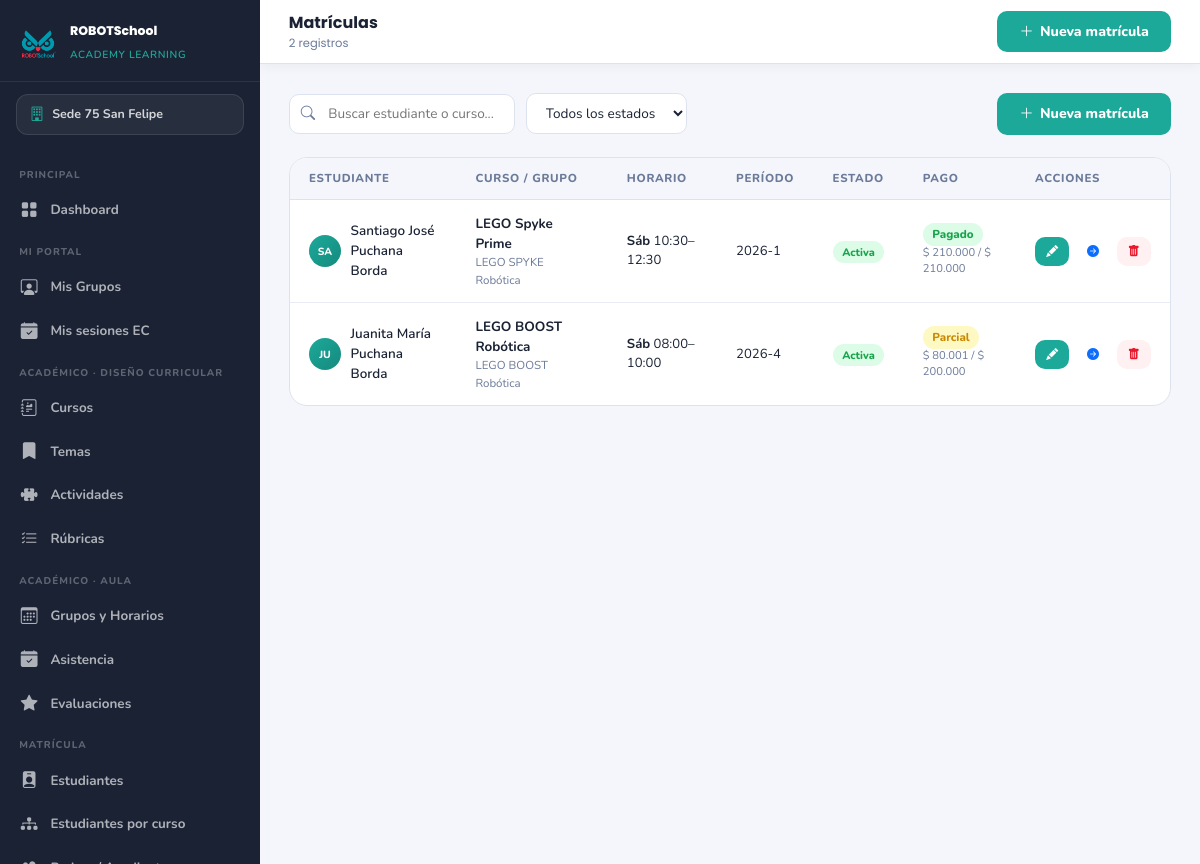
The page /modulos/matriculas/index.php (signed in) on the database its author committed.
### tables this page shows
CREATE TABLE `sedes` (
  `id` int(10) UNSIGNED NOT NULL,
  `nombre` varchar(100) NOT NULL,
  `ciudad` varchar(80) NOT NULL,
  `direccion` varchar(150) NOT NULL,
  `telefono` varchar(20) DEFAULT NULL,
  `email` varchar(100) DEFAULT NULL,
  `activa` tinyint(1) NOT NULL DEFAULT 1,
  `created_at` datetime NOT NULL DEFAULT current_timestamp()
);

CREATE TABLE `matriculas` (
  `id` int(10) UNSIGNED NOT NULL,
  `estudiante_id` int(10) UNSIGNED NOT NULL,
  `grupo_id` int(10) UNSIGNED NOT NULL,
  `sede_id` int(10) UNSIGNED NOT NULL,
  `estado` enum('pre_inscrito','activa','retirada','finalizada','suspendida') NOT NULL DEFAULT 'pre_inscrito',
  `periodo` varchar(20) NOT NULL COMMENT 'Ej: 2026-1, 2026-2',
  `fecha_matricula` datetime NOT NULL DEFAULT current_timestamp(),
  `observaciones` text DEFAULT NULL,
  `created_at` datetime NOT NULL DEFAULT current_timestamp(),
  `updated_at` datetime NOT NULL DEFAULT current_timestamp() ON UPDATE current_timestamp()
);

CREATE TABLE `estudiantes` (
  `id` int(10) UNSIGNED NOT NULL,
  `padre_id` int(10) UNSIGNED NOT NULL,
  `sede_id` int(10) UNSIGNED NOT NULL,
  `nombre_completo` varchar(150) NOT NULL,
  `tipo_doc` enum('TI','RC','PP','CE') NOT NULL DEFAULT 'TI',
  `numero_doc` varchar(30) DEFAULT NULL,
  `fecha_nacimiento` date NOT NULL,
  `genero` enum('masculino','femenino','otro','prefiero_no_decir') NOT NULL DEFAULT 'prefiero_no_decir',
  `colegio` varchar(150) DEFAULT NULL,
  `grado` varchar(30) DEFAULT NULL,
  `eps` varchar(100) DEFAULT NULL,
  `grupo_sanguineo` varchar(10) DEFAULT NULL,
  `seguro_estudiantil` varchar(150) DEFAULT NULL,
  `alergias` text DEFAULT NULL,
  `observaciones` text DEFAULT NULL,
  `avatar` varchar(255) DEFAULT NULL COMMENT 'Ruta relativa en /uploads/estudiantes/',
  `activo` tinyint(1) NOT NULL DEFAULT 1,
  `created_at` datetime NOT NULL DEFAULT current_timestamp(),
  `updated_at` datetime NOT NULL DEFAULT current_timestamp() ON UPDATE current_timestamp()
);

CREATE TABLE `cursos` (
  `id` int(10) UNSIGNED NOT NULL,
  `nombre` varchar(150) NOT NULL,
  `imagen` varchar(255) DEFAULT NULL COMMENT 'Ruta relativa en /uploads/cursos/',
  `introduccion` text DEFAULT NULL,
  `objetivos` text DEFAULT NULL,
  `edad_min` tinyint(3) UNSIGNED DEFAULT NULL,
  `edad_max` tinyint(3) UNSIGNED DEFAULT NULL,
  `valor` decimal(10,2) NOT NULL DEFAULT 0.00,
  `tipo_valor` enum('mensual','semestral') NOT NULL DEFAULT 'mensual',
  `cupo_maximo` int(10) UNSIGNED NOT NULL DEFAULT 20,
  `publicado` tinyint(1) NOT NULL DEFAULT 0,
  `orden` int(10) UNSIGNED NOT NULL DEFAULT 0,
  `created_at` datetime NOT NULL DEFAULT current_timestamp(),
  `updated_at` datetime NOT NULL DEFAULT current_timestamp() ON UPDATE current_timestamp()
);

CREATE TABLE `grupos` (
  `id` int(10) UNSIGNED NOT NULL,
  `curso_id` int(10) UNSIGNED NOT NULL,
  `sede_id` int(10) UNSIGNED NOT NULL,
  `nombre` varchar(100) NOT NULL COMMENT 'Ej: Grupo Sábado S1',
  `dia_semana` enum('lunes','martes','miercoles','jueves','viernes','sabado','domingo') NOT NULL,
  `hora_inicio` time NOT NULL,
  `hora_fin` time NOT NULL,
  `modalidad` enum('presencial','virtual','hibrida') NOT NULL DEFAULT 'presencial',
  `cupo_equipos` int(10) UNSIGNED DEFAULT NULL COMMENT 'Calculado por equipos asignados',
  `cupo_aula` int(10) UNSIGNED DEFAULT NULL COMMENT 'Capacidad física del aula',
  `cupo_admin` int(10) UNSIGNED DEFAULT NULL COMMENT 'Límite manual del admin',
  `cupo_real` int(10) UNSIGNED NOT NULL DEFAULT 0 COMMENT 'MIN de los tres anteriores — calculado',
  `periodo` varchar(20) NOT NULL COMMENT 'Ej: 2026-1',
  `fecha_inicio` date DEFAULT NULL,
  `fecha_fin` date DEFAULT NULL,
  `activo` tinyint(1) NOT NULL DEFAULT 1,
  `created_at` datetime NOT NULL DEFAULT current_timestamp(),
  `updated_at` datetime NOT NULL DEFAULT current_timestamp() ON UPDATE current_timestamp()
);

CREATE TABLE `pagos` (
  `id` int(10) UNSIGNED NOT NULL,
  `matricula_id` int(10) UNSIGNED NOT NULL,
  `padre_id` int(10) UNSIGNED NOT NULL,
  `valor_total` decimal(10,2) NOT NULL,
  `valor_pagado` decimal(10,2) NOT NULL DEFAULT 0.00,
  `estado` enum('pendiente','parcial','pagado','vencido','exonerado') NOT NULL DEFAULT 'pendiente',
  `fecha_limite` date DEFAULT NULL,
  `observaciones` text DEFAULT NULL,
  `created_at` datetime NOT NULL DEFAULT current_timestamp(),
  `updated_at` datetime NOT NULL DEFAULT current_timestamp() ON UPDATE current_timestamp()
);

### config/config.php (called while the page is built, shortened)
<?php
function h($str) {
    return htmlspecialchars($str ?? '', ENT_QUOTES, 'UTF-8');
}
function formatCOP($valor) {
    return '$ ' . number_format($valor, 0, ',', '.');
}

### modulos/matriculas/index.php (the view, shortened to what this page needs)
<?php
require_once __DIR__ . '/../../config/config.php';
require_once ROOT . '/config/auth.php';
$menu_activo = 'matriculas';
$sede_filtro = getSedeFiltro();
$buscar      = trim($_GET['buscar'] ?? '');
$where  = ['1=1'];
$params = [];
if ($sede_filtro) { $where[] = 'm.sede_id = ?'; $params[] = $sede_filtro; }
$matriculas = $pdo->prepare("
    SELECT m.*, e.nombre_completo AS estudiante, e.avatar,
        c.nombre AS curso, g.nombre AS grupo,
        g.dia_semana, g.hora_inicio, g.hora_fin,
        s.nombre AS sede_nombre,
        p.estado AS pago_estado, p.valor_total, p.valor_pagado
    FROM matriculas m
    JOIN estudiantes e ON e.id = m.estudiante_id
    JOIN grupos g ON g.id = m.grupo_id
    JOIN cursos c ON c.id = g.curso_id
    JOIN sedes  s ON s.id = m.sede_id
    LEFT JOIN pagos p ON p.matricula_id = m.id
    WHERE " . implode(' AND ', $where) . "
    ORDER BY m.created_at DESC
");
$matriculas->execute($params);
$matriculas = $matriculas->fetchAll();
$estados = ['pre_inscrito'=>'Pre-inscrito','activa'=>'Activa','retirada'=>'Retirada','finalizada'=>'Finalizada','suspendida'=>'Suspendida'];
$dias    = ['lunes'=>'Lun','martes'=>'Mar','miercoles'=>'Mi&eacute;','jueves'=>'Jue','viernes'=>'Vie','sabado'=>'S&aacute;b','domingo'=>'Dom'];
require_once ROOT . '/includes/head.php';
require_once ROOT . '/includes/sidebar.php';
?>
<header class="main-header">
  <div class="header-title">
    Matr&iacute;culas <small><?= count($matriculas) ?> registros</small>
  </div>
  <a href="<?= $U ?>modulos/matriculas/form.php" class="btn-rsal-primary">
    <i class="bi bi-plus-lg"></i> Nueva matr&iacute;cula
  </a>
</header>
<main class="main-content">
  <div class="toolbar">
    <div class="toolbar-left">
      <form method="GET" style="display:contents;">
        <div class="search-box">
          <i class="bi bi-search"></i>
          <input type="text" name="buscar" placeholder="Buscar estudiante o curso..."
                 value="<?= h($buscar) ?>" onchange="this.form.submit()"/>
        </div>
        <select name="estado" class="filter-select" onchange="this.form.submit()">
          <option value="">Todos los estados</option>
        </select>
      </form>
    </div>
    <a href="<?= $U ?>modulos/matriculas/form.php" class="btn-rsal-primary">
      <i class="bi bi-plus-lg"></i> Nueva matr&iacute;cula
    </a>
  </div>
  <?php if (empty($matriculas)): ?>
    <div class="empty-state">
      <i class="bi bi-clipboard2-x"></i>
      <h3>No hay matr&iacute;culas registradas</h3>
      <p>Crea la primera matr&iacute;cula asignando un estudiante a un grupo.</p>
      <a href="<?= $U ?>modulos/matriculas/form.php" class="btn-rsal-primary">
        <i class="bi bi-plus-lg"></i> Nueva matr&iacute;cula
      </a>
    </div>
  <?php else: ?>
    <div class="card-rsal" style="padding:0;overflow:hidden;margin:0;">
      <table class="table-rsal">
        <thead>
          <tr>
            <th>Estudiante</th>
            <th>Curso / Grupo</th>
            <th>Horario</th>
            <th>Per&iacute;odo</th>
            <th>Estado</th>
            <th>Pago</th>
            <th>Acciones</th>
          </tr>
        </thead>
        <tbody>
          <?php foreach ($matriculas as $m):
            $est_class = ['activa'=>'be-activa','pre_inscrito'=>'be-pre','retirada'=>'be-inactiva',
                          'finalizada'=>'be-inactiva','suspendida'=>'be-vencido'][$m['estado']] ?? 'be-inactiva';
            $pago_class = ['pagado'=>'sem-verde','parcial'=>'sem-amarillo',
                           'vencido'=>'sem-rojo','pendiente'=>'sem-amarillo'][$m['pago_estado']??''] ?? '';
          ?>
          <tr>
            <td>
              <div style="display:flex;align-items:center;gap:.6rem;">
                <?php if ($m['avatar'] && file_exists(ROOT.'/uploads/estudiantes/'.$m['avatar'])): ?>
                  <img src="<?= $U ?>uploads/estudiantes/<?= h($m['avatar']) ?>"
                       style="width:32px;height:32px;border-radius:50%;object-fit:cover;flex-shrink:0;"/>
                <?php else: ?>
                  <div style="width:32px;height:32px;border-radius:50%;background:linear-gradient(135deg,var(--teal),var(--teal-d));display:flex;align-items:center;justify-content:center;font-size:.65rem;font-weight:800;color:#fff;flex-shrink:0;">
                    <?= strtoupper(substr($m['estudiante'],0,2)) ?>
                  </div>
                <?php endif; ?>
                <span style="font-size:.84rem;font-weight:600;"><?= h($m['estudiante']) ?></span>
              </div>
            </td>
            <td>
              <div style="font-weight:700;font-size:.84rem;"><?= h($m['curso']) ?></div>
              <div style="font-size:.72rem;color:var(--muted);"><?= h($m['grupo']) ?></div>
            </td>
            <td style="font-size:.82rem;">
              <strong><?= $dias[$m['dia_semana']]??$m['dia_semana'] ?></strong>
              <?= substr($m['hora_inicio'],0,5) ?>&ndash;<?= substr($m['hora_fin'],0,5) ?>
            </td>
            <td style="font-size:.82rem;"><?= h($m['periodo']) ?></td>
            <td><span class="badge-estado <?= $est_class ?>"><?= $estados[$m['estado']]??$m['estado'] ?></span></td>
            <td>
              <?php if ($m['pago_estado']): ?>
                <span class="<?= $pago_class ?>"><?= ucfirst($m['pago_estado']) ?></span>
                <?php if ($m['valor_total'] > 0): ?>
                  <div style="font-size:.7rem;color:var(--muted);">
                    <?= formatCOP($m['valor_pagado']) ?> / <?= formatCOP($m['valor_total']) ?>
                  </div>
                <?php endif; ?>
              <?php else: ?>
                <span style="color:var(--muted);font-size:.75rem;">&mdash;</span>
              <?php endif; ?>
            </td>
            <td>
              <div style="display:flex;gap:.4rem;">
                <a href="<?= $U ?>modulos/matriculas/form.php?id=<?= $m['id'] ?>"
                   class="btn-rsal-primary" style="padding:.35rem .7rem;font-size:.75rem;" title="Editar">
                  <i class="bi bi-pencil-fill"></i>
                </a>
                <?php if ($m['estado'] === 'activa'): ?>
                <a href="<?= $U ?>modulos/matriculas/avance.php?id=<?= $m['id'] ?>"
                   class="btn-rsal" style="padding:.35rem .7rem;font-size:.75rem;background:var(--orange);" title="Avance de m&oacute;dulo">
                  <i class="bi bi-arrow-right-circle-fill"></i>
                </a>
                <?php endif; ?>
                <button onclick="eliminar(<?= $m['id'] ?>)"
                        class="btn-rsal-danger" style="padding:.35rem .7rem;font-size:.75rem;">
                  <i class="bi bi-trash-fill"></i>
                </button>
              </div>
            </td>
          </tr>
          <?php endforeach; ?>
        </tbody>
      </table>
    </div>
  <?php endif; ?>
</main>
</body>
</html>

### includes/sidebar.php (shortened to what this page needs)
<?php
$menu_activo = $menu_activo ?? '';
$rol_actual  = $_SESSION['usuario_rol'] ?? '';
$sedes_nav = $pdo->query("SELECT * FROM sedes WHERE activa = 1 ORDER BY nombre")->fetchAll();
$sede_nombre_activa = 'Todas las sedes';
if ($rol_actual !== 'admin_general' && !empty($_SESSION['sede_id'])) {
    foreach ($sedes_nav as $s) {
        if ($s['id'] == $_SESSION['sede_id']) { $sede_nombre_activa = $s['nombre']; break; }
    }
}
function menu_class($nombre) {
    global $menu_activo;
    return $menu_activo === $nombre ? 'menu-item active' : 'menu-item';
}
$U = BASE_URL;
$es_admin    = in_array($rol_actual, ['admin_general','admin_sede']);
$es_coord    = in_array($rol_actual, ['admin_general','admin_sede','coordinador_pedagogico']);
$es_docente  = in_array($rol_actual, ['admin_general','admin_sede','coordinador_pedagogico','docente']);
?>
<nav class="sidebar" id="sidebar">
  <div class="sidebar-brand">
    <img src="<?= $U ?>assets/img/logo R sin fondo.png" alt="RSAL"/>
    <div class="sidebar-brand-text">
      <strong>ROBOTSchool</strong>
      <small>Academy Learning</small>
    </div>
  </div>
  <div class="sede-selector">
    <i class="bi bi-building"></i>
    <span><?= h($sede_nombre_activa) ?></span>
  </div>
  <div class="sidebar-menu">
    <?php if ($es_admin): ?>
    <div class="menu-section">Principal</div>
    <a href="<?= $U ?>dashboard.php" class="<?= menu_class('dashboard') ?>">
      <i class="bi bi-grid-fill"></i> Dashboard
    </a>
    <?php endif; ?>
    <?php if ($es_docente): ?>
    <div class="menu-section">Mi Portal</div>
    <a href="<?= $U ?>docente/index.php" class="<?= menu_class('docente') ?>">
      <i class="bi bi-person-workspace"></i> Mis Grupos
    </a>
    <a href="<?= $U ?>modulos/extracurriculares/asistencia/mis_sesiones.php" class="<?= menu_class('ec_mis_sesiones') ?>">
      <i class="bi bi-calendar-check-fill"></i> Mis sesiones EC
    </a>
    <?php endif; ?>
    <?php if ($es_coord): ?>
    <div class="menu-section">Acad&eacute;mico &middot; Dise&ntilde;o curricular</div>
    <a href="<?= $U ?>modulos/academico/cursos/index.php" class="<?= menu_class('cursos') ?>">
      <i class="bi bi-journal-richtext"></i> Cursos
    </a>
    <a href="<?= $U ?>modulos/academico/temas/index.php" class="<?= menu_class('temas') ?>">
      <i class="bi bi-bookmark-fill"></i> Temas
    </a>
    <a href="<?= $U ?>modulos/academico/actividades/index.php" class="<?= menu_class('actividades') ?>">
      <i class="bi bi-puzzle-fill"></i> Actividades
    </a>
    <a href="<?= $U ?>modulos/academico/rubricas/index.php" class="<?= menu_class('rubricas') ?>">
      <i class="bi bi-list-check"></i> R&uacute;bricas
    </a>
    <?php endif; ?>
    <?php if ($es_docente): ?>
    <div class="menu-section">Acad&eacute;mico &middot; Aula</div>
    <a href="<?= $U ?>modulos/academico/grupos/index.php" class="<?= menu_class('grupos') ?>">
      <i class="bi bi-calendar3"></i> Grupos y Horarios
    </a>
    <a href="<?= $U ?>modulos/academico/asistencia/index.php" class="<?= menu_class('asistencia') ?>">
      <i class="bi bi-calendar-check-fill"></i> Asistencia
    </a>
    <a href="<?= $U ?>modulos/academico/evaluaciones/index.php" class="<?= menu_class('evaluaciones') ?>">
      <i class="bi bi-star-fill"></i> Evaluaciones
    </a>
    <?php endif; ?>
    <?php if ($es_coord): ?>
    <div class="menu-section">Matr&iacute;cula</div>
    <a href="<?= $U ?>modulos/estudiantes/index.php" class="<?= menu_class('estudiantes') ?>">
      <i class="bi bi-person-badge-fill"></i> Estudiantes
    </a>
    <a href="<?= $U ?>modulos/academico/estudiantes_por_curso.php" class="<?= menu_class('estudiantes_curso') ?>">
      <i class="bi bi-diagram-3-fill"></i> Estudiantes por curso
    </a>
    <?php if ($es_admin): ?>
    <a href="<?= $U ?>modulos/padres/index.php" class="<?= menu_class('padres') ?>">
      <i class="bi bi-people-fill"></i> Padres / Acudientes
    </a>
    <?php endif; ?>
    <?php endif; ?>
  </div>
</nav>

### rows shown on the page
sedes: nombre "Sede 75 San Felipe"
matriculas: estudiante.nombre_completo "SA", estudiante.nombre_completo "Santiago José Puchana Borda", cursos.nombre "LEGO Spyke Prime", grupo.nombre "LEGO SPYKE Robótica", grupo.dia_semana "Sáb", grupo.hora_inicio "10:30", grupo.hora_fin "12:30", periodo "2026-1", estado "Activa", pagos.estado "Pagado", pagos.valor_pagado "$ 210.000", pagos.valor_total "$ 210.000"
matriculas: estudiante.nombre_completo "JU", estudiante.nombre_completo "Juanita María Puchana Borda", cursos.nombre "LEGO BOOST Robótica", grupo.nombre "LEGO BOOST Robótica", grupo.dia_semana "Sáb", grupo.hora_inicio "08:00", grupo.hora_fin "10:00", periodo "2026-4", estado "Activa", pagos.estado "Parcial", pagos.valor_pagado "$ 80.001", pagos.valor_total "$ 200.000"

### other values the page prints
count($matriculas) "2"
